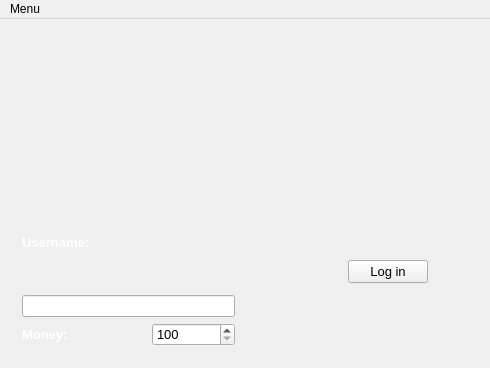
<?xml version="1.0" encoding="UTF-8"?>
<ui version="4.0">
 <class>MainWindow</class>
 <widget class="QMainWindow" name="MainWindow">
  <property name="geometry">
   <rect>
    <x>0</x>
    <y>0</y>
    <width>490</width>
    <height>368</height>
   </rect>
  </property>
  <property name="windowTitle">
   <string>MainWindow</string>
  </property>
  <widget class="QWidget" name="centralWidget">
   <layout class="QHBoxLayout" name="horizontalLayout_4">
    <item>
     <widget class="QStackedWidget" name="stackedWidget">
      <property name="currentIndex">
       <number>0</number>
      </property>
      <widget class="QWidget" name="page">
       <layout class="QGridLayout" name="gridLayout">
        <item row="0" column="0">
         <layout class="QVBoxLayout" name="verticalLayout_3" stretch="5,5">
          <item>
           <layout class="QHBoxLayout" name="horizontalLayout" stretch="0,10,0">
            <item>
             <spacer name="horizontalSpacer">
              <property name="orientation">
               <enum>Qt::Horizontal</enum>
              </property>
              <property name="sizeHint" stdset="0">
               <size>
                <width>40</width>
                <height>20</height>
               </size>
              </property>
             </spacer>
            </item>
            <item>
             <widget class="QLabel" name="label_4">
              <property name="styleSheet">
               <string notr="true">max-width: 400;
max-height: 208;</string>
              </property>
              <property name="text">
               <string>&lt;html&gt;&lt;head/&gt;&lt;body&gt;&lt;p align=&quot;center&quot;&gt;&lt;br/&gt;&lt;/p&gt;&lt;/body&gt;&lt;/html&gt;</string>
              </property>
             </widget>
            </item>
            <item>
             <spacer name="horizontalSpacer_2">
              <property name="orientation">
               <enum>Qt::Horizontal</enum>
              </property>
              <property name="sizeHint" stdset="0">
               <size>
                <width>40</width>
                <height>20</height>
               </size>
              </property>
             </spacer>
            </item>
           </layout>
          </item>
          <item>
           <layout class="QHBoxLayout" name="horizontalLayout_3" stretch="2,1,0,0">
            <item>
             <layout class="QVBoxLayout" name="verticalLayout" stretch="0,0,2">
              <item>
               <widget class="QLabel" name="label_3">
                <property name="styleSheet">
                 <string notr="true">font: 10pt MS Shell Dlg;
color: white;</string>
                </property>
                <property name="text">
                 <string>&lt;html&gt;&lt;head/&gt;&lt;body&gt;&lt;p&gt;&lt;span style=&quot; font-weight:600;&quot;&gt;Username:&lt;/span&gt;&lt;/p&gt;&lt;/body&gt;&lt;/html&gt;</string>
                </property>
               </widget>
              </item>
              <item>
               <widget class="QLineEdit" name="lineEdit">
                <property name="text">
                 <string/>
                </property>
                <property name="frame">
                 <bool>true</bool>
                </property>
               </widget>
              </item>
              <item>
               <layout class="QHBoxLayout" name="horizontalLayout_2" stretch="3,0,3">
                <item>
                 <widget class="QLabel" name="label_8">
                  <property name="styleSheet">
                   <string notr="true">font: 10pt MS Shell Dlg;
color: white;</string>
                  </property>
                  <property name="text">
                   <string>&lt;html&gt;&lt;head/&gt;&lt;body&gt;&lt;p&gt;&lt;span style=&quot; font-weight:600;&quot;&gt;Money:&lt;/span&gt;&lt;/p&gt;&lt;/body&gt;&lt;/html&gt;</string>
                  </property>
                 </widget>
                </item>
                <item>
                 <spacer name="horizontalSpacer_3">
                  <property name="orientation">
                   <enum>Qt::Horizontal</enum>
                  </property>
                  <property name="sizeHint" stdset="0">
                   <size>
                    <width>40</width>
                    <height>20</height>
                   </size>
                  </property>
                 </spacer>
                </item>
                <item>
                 <widget class="QSpinBox" name="spinBox">
                  <property name="styleSheet">
                   <string notr="true">font: 10pt MS Shell Dlg</string>
                  </property>
                  <property name="keyboardTracking">
                   <bool>false</bool>
                  </property>
                  <property name="minimum">
                   <number>100</number>
                  </property>
                  <property name="maximum">
                   <number>1000</number>
                  </property>
                  <property name="singleStep">
                   <number>50</number>
                  </property>
                 </widget>
                </item>
               </layout>
              </item>
             </layout>
            </item>
            <item>
             <spacer name="horizontalSpacer_4">
              <property name="orientation">
               <enum>Qt::Horizontal</enum>
              </property>
              <property name="sizeHint" stdset="0">
               <size>
                <width>40</width>
                <height>20</height>
               </size>
              </property>
             </spacer>
            </item>
            <item>
             <layout class="QVBoxLayout" name="verticalLayout_2">
              <item>
               <spacer name="verticalSpacer">
                <property name="orientation">
                 <enum>Qt::Vertical</enum>
                </property>
                <property name="sizeHint" stdset="0">
                 <size>
                  <width>20</width>
                  <height>40</height>
                 </size>
                </property>
               </spacer>
              </item>
              <item>
               <widget class="QPushButton" name="login">
                <property name="styleSheet">
                 <string notr="true">font: 10pt MS Shell Dlg</string>
                </property>
                <property name="text">
                 <string>Log in</string>
                </property>
               </widget>
              </item>
              <item>
               <spacer name="verticalSpacer_2">
                <property name="orientation">
                 <enum>Qt::Vertical</enum>
                </property>
                <property name="sizeHint" stdset="0">
                 <size>
                  <width>20</width>
                  <height>40</height>
                 </size>
                </property>
               </spacer>
              </item>
             </layout>
            </item>
            <item>
             <spacer name="horizontalSpacer_5">
              <property name="orientation">
               <enum>Qt::Horizontal</enum>
              </property>
              <property name="sizeHint" stdset="0">
               <size>
                <width>40</width>
                <height>20</height>
               </size>
              </property>
             </spacer>
            </item>
           </layout>
          </item>
         </layout>
        </item>
       </layout>
      </widget>
      <widget class="QWidget" name="page_2">
       <layout class="QGridLayout" name="gridLayout_2">
        <item row="0" column="0">
         <layout class="QVBoxLayout" name="verticalLayout_8">
          <item>
           <layout class="QHBoxLayout" name="horizontalLayout_13">
            <item>
             <layout class="QVBoxLayout" name="verticalLayout_6" stretch="1,5">
              <item>
               <layout class="QHBoxLayout" name="horizontalLayout_5" stretch="0,2">
                <item>
                 <widget class="QLabel" name="user">
                  <property name="styleSheet">
                   <string notr="true">font: 10pt 'MS Shell Dlg';
color: white;</string>
                  </property>
                  <property name="text">
                   <string>&lt;html&gt;&lt;head/&gt;&lt;body&gt;&lt;p&gt;&lt;span style=&quot; font-weight:600;&quot;&gt;User:&lt;/span&gt;&lt;/p&gt;&lt;/body&gt;&lt;/html&gt;</string>
                  </property>
                 </widget>
                </item>
                <item>
                 <widget class="QLabel" name="username">
                  <property name="styleSheet">
                   <string notr="true">font: 11pt MS Shell Dlg;
color: white;</string>
                  </property>
                  <property name="text">
                   <string/>
                  </property>
                 </widget>
                </item>
               </layout>
              </item>
              <item>
               <layout class="QVBoxLayout" name="verticalLayout_4">
                <item>
                 <widget class="QPushButton" name="startNew">
                  <property name="styleSheet">
                   <string notr="true">font: 10pt MS Shell Dlg</string>
                  </property>
                  <property name="text">
                   <string>Deal again</string>
                  </property>
                 </widget>
                </item>
                <item>
                 <layout class="QHBoxLayout" name="horizontalLayout_6">
                  <item>
                   <widget class="QPushButton" name="hit">
                    <property name="styleSheet">
                     <string notr="true">font: 10pt 'MS Shell Dlg'</string>
                    </property>
                    <property name="text">
                     <string>Hit</string>
                    </property>
                   </widget>
                  </item>
                  <item>
                   <spacer name="horizontalSpacer_6">
                    <property name="orientation">
                     <enum>Qt::Horizontal</enum>
                    </property>
                    <property name="sizeHint" stdset="0">
                     <size>
                      <width>40</width>
                      <height>20</height>
                     </size>
                    </property>
                   </spacer>
                  </item>
                 </layout>
                </item>
                <item>
                 <layout class="QHBoxLayout" name="horizontalLayout_7">
                  <item>
                   <widget class="QPushButton" name="hold">
                    <property name="styleSheet">
                     <string notr="true">font: 10pt 'MS Shell Dlg'</string>
                    </property>
                    <property name="text">
                     <string>Hold</string>
                    </property>
                   </widget>
                  </item>
                  <item>
                   <spacer name="horizontalSpacer_7">
                    <property name="orientation">
                     <enum>Qt::Horizontal</enum>
                    </property>
                    <property name="sizeHint" stdset="0">
                     <size>
                      <width>40</width>
                      <height>20</height>
                     </size>
                    </property>
                   </spacer>
                  </item>
                 </layout>
                </item>
               </layout>
              </item>
             </layout>
            </item>
            <item>
             <layout class="QVBoxLayout" name="verticalLayout_7">
              <item>
               <layout class="QHBoxLayout" name="horizontalLayout_10">
                <item>
                 <spacer name="verticalSpacer_7">
                  <property name="orientation">
                   <enum>Qt::Vertical</enum>
                  </property>
                  <property name="sizeHint" stdset="0">
                   <size>
                    <width>20</width>
                    <height>40</height>
                   </size>
                  </property>
                 </spacer>
                </item>
                <item>
                 <spacer name="verticalSpacer_6">
                  <property name="orientation">
                   <enum>Qt::Vertical</enum>
                  </property>
                  <property name="sizeHint" stdset="0">
                   <size>
                    <width>20</width>
                    <height>40</height>
                   </size>
                  </property>
                 </spacer>
                </item>
               </layout>
              </item>
              <item>
               <layout class="QHBoxLayout" name="horizontalLayout_12" stretch="1,3">
                <item>
                 <spacer name="horizontalSpacer_9">
                  <property name="orientation">
                   <enum>Qt::Horizontal</enum>
                  </property>
                  <property name="sizeHint" stdset="0">
                   <size>
                    <width>40</width>
                    <height>20</height>
                   </size>
                  </property>
                 </spacer>
                </item>
                <item>
                 <widget class="QLCDNumber" name="lcdNumber">
                  <property name="styleSheet">
                   <string notr="true"> max-height: 25px;
 min-height: 25px;

background-image:  url(&quot;cards/moneyBackground.png&quot;);
color: white;</string>
                  </property>
                  <property name="frameShape">
                   <enum>QFrame::WinPanel</enum>
                  </property>
                  <property name="frameShadow">
                   <enum>QFrame::Raised</enum>
                  </property>
                  <property name="smallDecimalPoint">
                   <bool>false</bool>
                  </property>
                  <property name="segmentStyle">
                   <enum>QLCDNumber::Flat</enum>
                  </property>
                 </widget>
                </item>
               </layout>
              </item>
             </layout>
            </item>
            <item>
             <layout class="QVBoxLayout" name="verticalLayout_5">
              <item>
               <layout class="QHBoxLayout" name="horizontalLayout_9">
                <item>
                 <spacer name="horizontalSpacer_8">
                  <property name="orientation">
                   <enum>Qt::Horizontal</enum>
                  </property>
                  <property name="sizeHint" stdset="0">
                   <size>
                    <width>40</width>
                    <height>20</height>
                   </size>
                  </property>
                 </spacer>
                </item>
                <item>
                 <widget class="QPushButton" name="disconnect">
                  <property name="cursor">
                   <cursorShape>PointingHandCursor</cursorShape>
                  </property>
                  <property name="styleSheet">
                   <string notr="true"> border-style:  solid;
 border-width: 3px;
 border-radius: 27px;
 border-color:  black;
 max-width: 50px;
 max-height: 50px;
 min-width: 50px;
 min-height: 50px;

background-image:  url(&quot;cards/red_disconnect_felt.jpg&quot;);
color: white;
border-color: white;
font: 15pt 'MS Shell Dlg'</string>
                  </property>
                  <property name="text">
                   <string>Quit</string>
                  </property>
                 </widget>
                </item>
               </layout>
              </item>
              <item>
               <spacer name="verticalSpacer_3">
                <property name="orientation">
                 <enum>Qt::Vertical</enum>
                </property>
                <property name="sizeHint" stdset="0">
                 <size>
                  <width>20</width>
                  <height>40</height>
                 </size>
                </property>
               </spacer>
              </item>
              <item>
               <layout class="QHBoxLayout" name="horizontalLayout_8">
                <item>
                 <widget class="QPushButton" name="bet10">
                  <property name="cursor">
                   <cursorShape>PointingHandCursor</cursorShape>
                  </property>
                  <property name="toolTip">
                   <string/>
                  </property>
                  <property name="styleSheet">
                   <string notr="true"> border-style:  solid;
 border-width: 3px;
 border-radius: 27px;
 min-width: 55px;
 min-height: 55px;</string>
                  </property>
                  <property name="text">
                   <string/>
                  </property>
                 </widget>
                </item>
                <item>
                 <widget class="QPushButton" name="bet25">
                  <property name="cursor">
                   <cursorShape>PointingHandCursor</cursorShape>
                  </property>
                  <property name="toolTip">
                   <string/>
                  </property>
                  <property name="styleSheet">
                   <string notr="true"> border-style:  solid;
 border-width: 3px;
 border-radius: 27px;
 min-width: 55px;
 min-height: 55px;</string>
                  </property>
                  <property name="text">
                   <string/>
                  </property>
                 </widget>
                </item>
                <item>
                 <widget class="QPushButton" name="bet50">
                  <property name="cursor">
                   <cursorShape>PointingHandCursor</cursorShape>
                  </property>
                  <property name="toolTip">
                   <string/>
                  </property>
                  <property name="styleSheet">
                   <string notr="true"> border-style:  solid;
 border-width: 3px;
 border-radius: 27px;
 min-width: 55px;
 min-height: 55px;</string>
                  </property>
                  <property name="text">
                   <string/>
                  </property>
                 </widget>
                </item>
               </layout>
              </item>
             </layout>
            </item>
           </layout>
          </item>
          <item>
           <widget class="QListWidget" name="hand">
            <property name="styleSheet">
             <string notr="true">QListView::item:hover {
    background-image: url(&quot;cards/blank.png&quot;)
}</string>
            </property>
            <property name="resizeMode">
             <enum>QListView::Adjust</enum>
            </property>
            <property name="uniformItemSizes">
             <bool>true</bool>
            </property>
            <property name="currentRow">
             <number>-1</number>
            </property>
           </widget>
          </item>
         </layout>
        </item>
       </layout>
      </widget>
      <widget class="QWidget" name="page_3">
       <layout class="QGridLayout" name="gridLayout_3">
        <item row="0" column="0">
         <layout class="QHBoxLayout" name="horizontalLayout_11">
          <item>
           <widget class="QTextBrowser" name="textBrowser">
            <property name="autoFillBackground">
             <bool>false</bool>
            </property>
            <property name="styleSheet">
             <string notr="true"/>
            </property>
            <property name="html">
             <string>&lt;!DOCTYPE HTML PUBLIC &quot;-//W3C//DTD HTML 4.0//EN&quot; &quot;http://www.w3.org/TR/REC-html40/strict.dtd&quot;&gt;
&lt;html&gt;&lt;head&gt;&lt;meta name=&quot;qrichtext&quot; content=&quot;1&quot; /&gt;&lt;style type=&quot;text/css&quot;&gt;
p, li { white-space: pre-wrap; }
&lt;/style&gt;&lt;/head&gt;&lt;body style=&quot; font-family:'MS Shell Dlg 2'; font-size:7.8pt; font-weight:400; font-style:normal;&quot;&gt;
&lt;p style=&quot; margin-top:0px; margin-bottom:0px; margin-left:0px; margin-right:0px; -qt-block-indent:0; text-indent:0px;&quot;&gt;&lt;br /&gt;&lt;/p&gt;
&lt;p align=&quot;center&quot; style=&quot; margin-top:0px; margin-bottom:0px; margin-left:0px; margin-right:0px; -qt-block-indent:0; text-indent:0px;&quot;&gt;&lt;span style=&quot; font-size:16pt; font-weight:600; color:#a80f01;&quot;&gt;INSTRUCTIONS&lt;/span&gt;&lt;/p&gt;
&lt;p align=&quot;center&quot; style=&quot;-qt-paragraph-type:empty; margin-top:0px; margin-bottom:0px; margin-left:0px; margin-right:0px; -qt-block-indent:0; text-indent:0px; font-size:16pt; font-weight:600; color:#a80f01;&quot;&gt;&lt;br /&gt;&lt;/p&gt;
&lt;p style=&quot; margin-top:0px; margin-bottom:2px; margin-left:0px; margin-right:0px; -qt-block-indent:0; text-indent:0px;&quot;&gt;&lt;span style=&quot; font-weight:600;&quot;&gt;2-10 have the value they are&lt;/span&gt;&lt;/p&gt;
&lt;p style=&quot; margin-top:0px; margin-bottom:2px; margin-left:0px; margin-right:0px; -qt-block-indent:0; text-indent:0px;&quot;&gt;&lt;span style=&quot; font-weight:600;&quot;&gt;A has value of 11 or 1, depending on your current total&lt;/span&gt;&lt;/p&gt;
&lt;p style=&quot; margin-top:0px; margin-bottom:2px; margin-left:0px; margin-right:0px; -qt-block-indent:0; text-indent:0px;&quot;&gt;&lt;span style=&quot; font-weight:600;&quot;&gt;J,K,Q have value of 10&lt;/span&gt;&lt;/p&gt;
&lt;p style=&quot;-qt-paragraph-type:empty; margin-top:0px; margin-bottom:2px; margin-left:0px; margin-right:0px; -qt-block-indent:0; text-indent:0px; font-weight:600;&quot;&gt;&lt;br /&gt;&lt;/p&gt;
&lt;p style=&quot; margin-top:0px; margin-bottom:2px; margin-left:0px; margin-right:0px; -qt-block-indent:0; text-indent:0px;&quot;&gt;&lt;span style=&quot; font-weight:600;&quot;&gt;You can bet 10, 25 or 50, once per round. (just click on the chip)&lt;/span&gt;&lt;/p&gt;
&lt;p style=&quot;-qt-paragraph-type:empty; margin-top:0px; margin-bottom:2px; margin-left:0px; margin-right:0px; -qt-block-indent:0; text-indent:0px; font-weight:600;&quot;&gt;&lt;br /&gt;&lt;/p&gt;
&lt;p style=&quot; margin-top:0px; margin-bottom:2px; margin-left:0px; margin-right:0px; -qt-block-indent:0; text-indent:0px;&quot;&gt;&lt;span style=&quot; font-weight:600;&quot;&gt;Hit - you get one card&lt;/span&gt;&lt;/p&gt;
&lt;p style=&quot; margin-top:0px; margin-bottom:2px; margin-left:0px; margin-right:0px; -qt-block-indent:0; text-indent:0px;&quot;&gt;&lt;span style=&quot; font-weight:600;&quot;&gt;Hold - wait for everyone to finish&lt;/span&gt;&lt;/p&gt;
&lt;p style=&quot; margin-top:0px; margin-bottom:2px; margin-left:0px; margin-right:0px; -qt-block-indent:0; text-indent:0px;&quot;&gt;&lt;span style=&quot; font-weight:600;&quot;&gt;Deal again - new round&lt;/span&gt;&lt;/p&gt;
&lt;p style=&quot;-qt-paragraph-type:empty; margin-top:0px; margin-bottom:2px; margin-left:0px; margin-right:0px; -qt-block-indent:0; text-indent:0px; font-weight:600;&quot;&gt;&lt;br /&gt;&lt;/p&gt;
&lt;p style=&quot; margin-top:0px; margin-bottom:2px; margin-left:0px; margin-right:0px; -qt-block-indent:0; text-indent:0px;&quot;&gt;&lt;span style=&quot; font-weight:600;&quot;&gt;Goal: to be the closest one to 21 in sum.&lt;/span&gt;&lt;/p&gt;
&lt;p align=&quot;center&quot; style=&quot; margin-top:0px; margin-bottom:2px; margin-left:0px; margin-right:0px; -qt-block-indent:0; text-indent:0px;&quot;&gt;&lt;br /&gt;&lt;/p&gt;&lt;/body&gt;&lt;/html&gt;</string>
            </property>
           </widget>
          </item>
          <item>
           <layout class="QVBoxLayout" name="verticalLayout_9" stretch="1,1,1">
            <item>
             <widget class="QPushButton" name="disconnect_2">
              <property name="cursor">
               <cursorShape>PointingHandCursor</cursorShape>
              </property>
              <property name="styleSheet">
               <string notr="true"> border-style:  solid;
 border-width: 3px;
 border-radius: 27px;
 border-color:  black;
 max-width: 50px;
 max-height: 50px;
 min-width: 50px;
 min-height: 50px;

background-image:  url(&quot;cards/red_disconnect_felt.jpg&quot;);
color: white;
font: 15pt 'MS Shell Dlg';
border-color: white;</string>
              </property>
              <property name="text">
               <string>Back</string>
              </property>
             </widget>
            </item>
            <item>
             <spacer name="verticalSpacer_4">
              <property name="orientation">
               <enum>Qt::Vertical</enum>
              </property>
              <property name="sizeHint" stdset="0">
               <size>
                <width>20</width>
                <height>40</height>
               </size>
              </property>
             </spacer>
            </item>
            <item>
             <spacer name="verticalSpacer_5">
              <property name="orientation">
               <enum>Qt::Vertical</enum>
              </property>
              <property name="sizeHint" stdset="0">
               <size>
                <width>20</width>
                <height>40</height>
               </size>
              </property>
             </spacer>
            </item>
           </layout>
          </item>
         </layout>
        </item>
       </layout>
      </widget>
     </widget>
    </item>
   </layout>
  </widget>
  <widget class="QMenuBar" name="menuBar">
   <property name="geometry">
    <rect>
     <x>0</x>
     <y>0</y>
     <width>490</width>
     <height>26</height>
    </rect>
   </property>
   <widget class="QMenu" name="menuMenu">
    <property name="title">
     <string>Menu</string>
    </property>
    <addaction name="actionNew_game"/>
    <addaction name="actionHelp"/>
    <addaction name="actionMusic"/>
   </widget>
   <addaction name="menuMenu"/>
  </widget>
  <action name="actionNew_game">
   <property name="enabled">
    <bool>false</bool>
   </property>
   <property name="text">
    <string>New game </string>
   </property>
  </action>
  <action name="actionHelp">
   <property name="enabled">
    <bool>true</bool>
   </property>
   <property name="text">
    <string>Help</string>
   </property>
   <property name="shortcut">
    <string>Ctrl+H</string>
   </property>
  </action>
  <action name="actionMusic">
   <property name="text">
    <string>Music</string>
   </property>
   <property name="shortcut">
    <string>Ctrl+P</string>
   </property>
  </action>
 </widget>
 <layoutdefault spacing="6" margin="11"/>
 <resources/>
 <connections/>
</ui>
